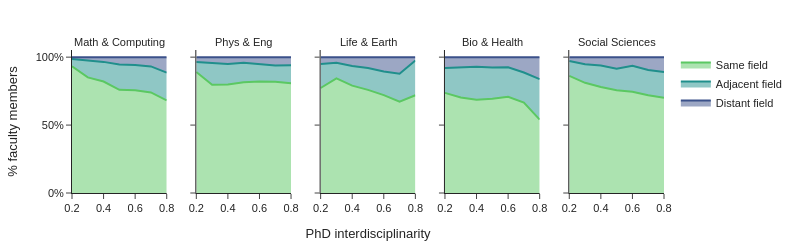

The cell this chart's notebook holds for it:
### Markdown cell above
# IDR vs discipline mobility

### Code cell
numer = (
    df_univ_base[["PersonId", "phd_community", "rao_cut", "is_cross"]]
    .drop_duplicates()
    .groupby(["phd_community", "rao_cut", "is_cross"])
    .agg(n=("PersonId", "nunique"))
    .reset_index()
)
denom = (
    numer.groupby(["phd_community", "rao_cut"]).agg(total=("n", "sum")).reset_index()
)

numer = numer.merge(denom, on=["phd_community", "rao_cut"], how="left")
numer["pct"] = numer["n"] / numer["total"]
numer["Field"] = numer["phd_community"].map(community_names)
numer["Move type"] = numer["is_cross"].map({0: "Same field", 1: "Adjacent field", 2: "Distant field"})

colors = generate_gradient_colors(3)
print(colors)

# plot
fig = px.area(
    numer,
    x="rao_cut",
    y="pct",
    color="Move type",
    facet_col="Field",
    facet_col_wrap=5,
    facet_row_spacing=0.05,
    facet_col_spacing=0.05,
    color_discrete_map={k: v for k, v in zip(numer["Move type"].unique(), colors)},
    labels=dict(pct="% faculty members", rao_cut=""),
)

plot_styling(fig, size=[250, 800])
fig.update_layout(legend_title_text=None, title=None)
fig.update_xaxes(title_text="PhD interdisciplinarity", row=1, col=3)
fig.update_yaxes(title_text="% faculty members", tickformat=".0%", row=1, col=1)

# remove Field
fig.for_each_annotation(lambda a: a.update(text=a.text.split("=")[1]))

fig.show()
#fig.write_image("figures/move_type_pct.pdf")

### Figure 1 — Plotly figure (JSON) as saved in the notebook; plotly's stock layout.template omitted (floating-point values rounded to 4 significant figures)
{"data": [{"fillpattern": {"shape": ""}, "hovertemplate": "Move type=Same field<br>Field=Math & Computing<br>=%{x}<br>% faculty members=%{y}<extra></extra>", "legendgroup": "Same field", "line": {"color": "rgb(91, 200, 98)"}, "marker": {"symbol": "circle"}, "mode": "lines", "name": "Same field", "orientation": "v", "showlegend": true, "stackgroup": "1", "type": "scatter", "x": [0.2, 0.3, 0.4, 0.5, 0.6, 0.7, 0.8], "xaxis": "x", "y": [0.9324, 0.8509, 0.8205, 0.7593, 0.7558, 0.7406, 0.6818], "yaxis": "y"}, {"fillpattern": {"shape": ""}, "hovertemplate": "Move type=Same field<br>Field=Phys & Eng<br>=%{x}<br>% faculty members=%{y}<extra></extra>", "legendgroup": "Same field", "line": {"color": "rgb(91, 200, 98)"}, "marker": {"symbol": "circle"}, "mode": "lines", "name": "Same field", "orientation": "v", "showlegend": false, "stackgroup": "1", "type": "scatter", "x": [0.2, 0.3, 0.4, 0.5, 0.6, 0.7, 0.8], "xaxis": "x2", "y": [0.8902, 0.7975, 0.7991, 0.8147, 0.82, 0.8196, 0.8072], "yaxis": "y2"}, {"fillpattern": {"shape": ""}, "hovertemplate": "Move type=Same field<br>Field=Life & Earth<br>=%{x}<br>% faculty members=%{y}<extra></extra>", "legendgroup": "Same field", "line": {"color": "rgb(91, 200, 98)"}, "marker": {"symbol": "circle"}, "mode": "lines", "name": "Same field", "orientation": "v", "showlegend": false, "stackgroup": "1", "type": "scatter", "x": [0.2, 0.3, 0.4, 0.5, 0.6, 0.7, 0.8], "xaxis": "x3", "y": [0.773, 0.8439, 0.7902, 0.7591, 0.7207, 0.673, 0.7195], "yaxis": "y3"}, {"fillpattern": {"shape": ""}, "hovertemplate": "Move type=Same field<br>Field=Bio & Health<br>=%{x}<br>% faculty members=%{y}<extra></extra>", "legendgroup": "Same field", "line": {"color": "rgb(91, 200, 98)"}, "marker": {"symbol": "circle"}, "mode": "lines", "name": "Same field", "orientation": "v", "showlegend": false, "stackgroup": "1", "type": "scatter", "x": [0.2, 0.3, 0.4, 0.5, 0.6, 0.7, 0.8], "xaxis": "x4", "y": [0.7368, 0.7037, 0.6866, 0.6931, 0.7076, 0.6655, 0.5405], "yaxis": "y4"}, {"fillpattern": {"shape": ""}, "hovertemplate": "Move type=Same field<br>Field=Social Sciences<br>=%{x}<br>% faculty members=%{y}<extra></extra>", "legendgroup": "Same field", "line": {"color": "rgb(91, 200, 98)"}, "marker": {"symbol": "circle"}, "mode": "lines", "name": "Same field", "orientation": "v", "showlegend": false, "stackgroup": "1", "type": "scatter", "x": [0.2, 0.3, 0.4, 0.5, 0.6, 0.7, 0.8], "xaxis": "x5", "y": [0.8621, 0.8111, 0.7801, 0.7561, 0.746, 0.72, 0.7008], "yaxis": "y5"}, {"fillpattern": {"shape": ""}, "hovertemplate": "Move type=Adjacent field<br>Field=Math & Computing<br>=%{x}<br>% faculty members=%{y}<extra></extra>", "legendgroup": "Adjacent field", "line": {"color": "rgb(32, 143, 140)"}, "marker": {"symbol": "circle"}, "mode": "lines", "name": "Adjacent field", "orientation": "v", "showlegend": true, "stackgroup": "1", "type": "scatter", "x": [0.2, 0.3, 0.4, 0.5, 0.6, 0.7, 0.8], "xaxis": "x", "y": [0.05468, 0.1228, 0.1447, 0.1862, 0.1865, 0.1911, 0.2045], "yaxis": "y"}, {"fillpattern": {"shape": ""}, "hovertemplate": "Move type=Adjacent field<br>Field=Phys & Eng<br>=%{x}<br>% faculty members=%{y}<extra></extra>", "legendgroup": "Adjacent field", "line": {"color": "rgb(32, 143, 140)"}, "marker": {"symbol": "circle"}, "mode": "lines", "name": "Adjacent field", "orientation": "v", "showlegend": false, "stackgroup": "1", "type": "scatter", "x": [0.2, 0.3, 0.4, 0.5, 0.6, 0.7, 0.8], "xaxis": "x2", "y": [0.07418, 0.157, 0.1507, 0.1449, 0.1294, 0.119, 0.1325], "yaxis": "y2"}, {"fillpattern": {"shape": ""}, "hovertemplate": "Move type=Adjacent field<br>Field=Life & Earth<br>=%{x}<br>% faculty members=%{y}<extra></extra>", "legendgroup": "Adjacent field", "line": {"color": "rgb(32, 143, 140)"}, "marker": {"symbol": "circle"}, "mode": "lines", "name": "Adjacent field", "orientation": "v", "showlegend": false, "stackgroup": "1", "type": "scatter", "x": [0.2, 0.3, 0.4, 0.5, 0.6, 0.7, 0.8], "xaxis": "x3", "y": [0.1773, 0.1152, 0.1451, 0.1603, 0.1742, 0.2046, 0.2561], "yaxis": "y3"}, {"fillpattern": {"shape": ""}, "hovertemplate": "Move type=Adjacent field<br>Field=Bio & Health<br>=%{x}<br>% faculty members=%{y}<extra></extra>", "legendgroup": "Adjacent field", "line": {"color": "rgb(32, 143, 140)"}, "marker": {"symbol": "circle"}, "mode": "lines", "name": "Adjacent field", "orientation": "v", "showlegend": false, "stackgroup": "1", "type": "scatter", "x": [0.2, 0.3, 0.4, 0.5, 0.6, 0.7, 0.8], "xaxis": "x4", "y": [0.1842, 0.2219, 0.2426, 0.2306, 0.2174, 0.2218, 0.2973], "yaxis": "y4"}, {"fillpattern": {"shape": ""}, "hovertemplate": "Move type=Adjacent field<br>Field=Social Sciences<br>=%{x}<br>% faculty members=%{y}<extra></extra>", "legendgroup": "Adjacent field", "line": {"color": "rgb(32, 143, 140)"}, "marker": {"symbol": "circle"}, "mode": "lines", "name": "Adjacent field", "orientation": "v", "showlegend": false, "stackgroup": "1", "type": "scatter", "x": [0.2, 0.3, 0.4, 0.5, 0.6, 0.7, 0.8], "xaxis": "x5", "y": [0.1095, 0.1372, 0.1585, 0.1586, 0.1896, 0.1861, 0.189], "yaxis": "y5"}, {"fillpattern": {"shape": ""}, "hovertemplate": "Move type=Distant field<br>Field=Math & Computing<br>=%{x}<br>% faculty members=%{y}<extra></extra>", "legendgroup": "Distant field", "line": {"color": "rgb(59, 81, 138)"}, "marker": {"symbol": "circle"}, "mode": "lines", "name": "Distant field", "orientation": "v", "showlegend": true, "stackgroup": "1", "type": "scatter", "x": [0.2, 0.3, 0.4, 0.5, 0.6, 0.7, 0.8], "xaxis": "x", "y": [0.01295, 0.02632, 0.0348, 0.05444, 0.05776, 0.06826, 0.1136], "yaxis": "y"}, {"fillpattern": {"shape": ""}, "hovertemplate": "Move type=Distant field<br>Field=Phys & Eng<br>=%{x}<br>% faculty members=%{y}<extra></extra>", "legendgroup": "Distant field", "line": {"color": "rgb(59, 81, 138)"}, "marker": {"symbol": "circle"}, "mode": "lines", "name": "Distant field", "orientation": "v", "showlegend": false, "stackgroup": "1", "type": "scatter", "x": [0.2, 0.3, 0.4, 0.5, 0.6, 0.7, 0.8], "xaxis": "x2", "y": [0.03561, 0.04545, 0.05023, 0.04047, 0.05059, 0.06135, 0.06024], "yaxis": "y2"}, {"fillpattern": {"shape": ""}, "hovertemplate": "Move type=Distant field<br>Field=Life & Earth<br>=%{x}<br>% faculty members=%{y}<extra></extra>", "legendgroup": "Distant field", "line": {"color": "rgb(59, 81, 138)"}, "marker": {"symbol": "circle"}, "mode": "lines", "name": "Distant field", "orientation": "v", "showlegend": false, "stackgroup": "1", "type": "scatter", "x": [0.2, 0.3, 0.4, 0.5, 0.6, 0.7, 0.8], "xaxis": "x3", "y": [0.04965, 0.04089, 0.06464, 0.08063, 0.1051, 0.1224, 0.02439], "yaxis": "y3"}, {"fillpattern": {"shape": ""}, "hovertemplate": "Move type=Distant field<br>Field=Bio & Health<br>=%{x}<br>% faculty members=%{y}<extra></extra>", "legendgroup": "Distant field", "line": {"color": "rgb(59, 81, 138)"}, "marker": {"symbol": "circle"}, "mode": "lines", "name": "Distant field", "orientation": "v", "showlegend": false, "stackgroup": "1", "type": "scatter", "x": [0.2, 0.3, 0.4, 0.5, 0.6, 0.7, 0.8], "xaxis": "x4", "y": [0.07895, 0.07441, 0.07082, 0.07627, 0.07499, 0.1127, 0.1622], "yaxis": "y4"}, {"fillpattern": {"shape": ""}, "hovertemplate": "Move type=Distant field<br>Field=Social Sciences<br>=%{x}<br>% faculty members=%{y}<extra></extra>", "legendgroup": "Distant field", "line": {"color": "rgb(59, 81, 138)"}, "marker": {"symbol": "circle"}, "mode": "lines", "name": "Distant field", "orientation": "v", "showlegend": false, "stackgroup": "1", "type": "scatter", "x": [0.2, 0.3, 0.4, 0.5, 0.6, 0.7, 0.8], "xaxis": "x5", "y": [0.02833, 0.05169, 0.06143, 0.08531, 0.06431, 0.09388, 0.1102], "yaxis": "y5"}], "layout": {"annotations": [{"font": {}, "showarrow": false, "text": "Math & Computing", "x": 0.08, "xanchor": "center", "xref": "paper", "y": 1, "yanchor": "bottom", "yref": "paper"}, {"font": {}, "showarrow": false, "text": "Phys & Eng", "x": 0.29, "xanchor": "center", "xref": "paper", "y": 1, "yanchor": "bottom", "yref": "paper"}, {"font": {}, "showarrow": false, "text": "Life & Earth", "x": 0.5, "xanchor": "center", "xref": "paper", "y": 1, "yanchor": "bottom", "yref": "paper"}, {"font": {}, "showarrow": false, "text": "Bio & Health", "x": 0.71, "xanchor": "center", "xref": "paper", "y": 1, "yanchor": "bottom", "yref": "paper"}, {"font": {}, "showarrow": false, "text": "Social Sciences", "x": 0.92, "xanchor": "center", "xref": "paper", "y": 1, "yanchor": "bottom", "yref": "paper"}], "font": {"family": "Arial", "size": 11}, "height": 250, "legend": {"title": {}, "tracegroupgap": 0}, "margin": {"b": 50, "l": 50, "r": 50, "t": 50}, "title": {}, "width": 800, "xaxis": {"anchor": "y", "domain": [0, 0.16], "title": {"text": ""}}, "xaxis2": {"anchor": "y2", "domain": [0.21, 0.37], "matches": "x", "title": {"text": ""}}, "xaxis3": {"anchor": "y3", "domain": [0.42, 0.58], "matches": "x", "title": {"text": "PhD interdisciplinarity"}}, "xaxis4": {"anchor": "y4", "domain": [0.63, 0.79], "matches": "x", "title": {"text": ""}}, "xaxis5": {"anchor": "y5", "domain": [0.84, 1], "matches": "x", "title": {"text": ""}}, "yaxis": {"anchor": "x", "domain": [0, 1], "tickformat": ".0%", "title": {"text": "% faculty members"}}, "yaxis2": {"anchor": "x2", "domain": [0, 1], "matches": "y", "showticklabels": false}, "yaxis3": {"anchor": "x3", "domain": [0, 1], "matches": "y", "showticklabels": false}, "yaxis4": {"anchor": "x4", "domain": [0, 1], "matches": "y", "showticklabels": false}, "yaxis5": {"anchor": "x5", "domain": [0, 1], "matches": "y", "showticklabels": false}}}
